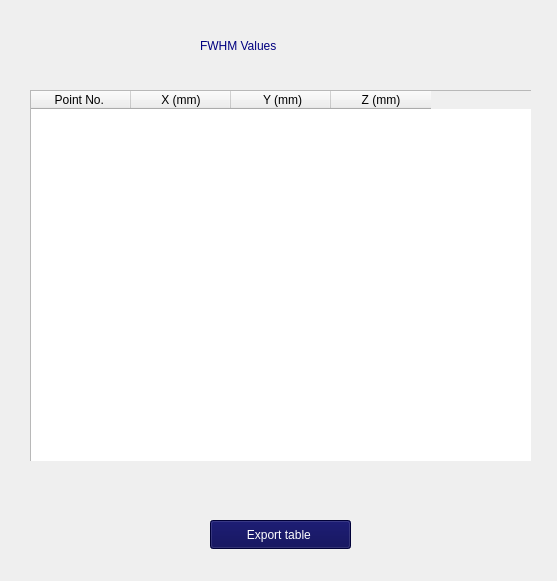
<?xml version="1.0" encoding="UTF-8"?>
<ui version="4.0">
 <class>Form</class>
 <widget class="QWidget" name="Form">
  <property name="geometry">
   <rect>
    <x>0</x>
    <y>0</y>
    <width>557</width>
    <height>581</height>
   </rect>
  </property>
  <property name="windowTitle">
   <string>Form</string>
  </property>
  <widget class="QLabel" name="F_title">
   <property name="geometry">
    <rect>
     <x>200</x>
     <y>30</y>
     <width>221</width>
     <height>31</height>
    </rect>
   </property>
   <property name="styleSheet">
    <string notr="true">color: rgb(0, 0, 127);
font: 900 9pt &quot;Segoe UI&quot;;
font: 14pt &quot;Segoe UI&quot;;</string>
   </property>
   <property name="text">
    <string>FWHM Values</string>
   </property>
  </widget>
  <widget class="QFrame" name="frame">
   <property name="geometry">
    <rect>
     <x>30</x>
     <y>90</y>
     <width>501</width>
     <height>371</height>
    </rect>
   </property>
   <property name="frameShape">
    <enum>QFrame::Shape::StyledPanel</enum>
   </property>
   <property name="frameShadow">
    <enum>QFrame::Shadow::Raised</enum>
   </property>
   <widget class="QTableWidget" name="tableWidget">
    <property name="geometry">
     <rect>
      <x>0</x>
      <y>0</y>
      <width>511</width>
      <height>401</height>
     </rect>
    </property>
    <column>
     <property name="text">
      <string>Point No. </string>
     </property>
    </column>
    <column>
     <property name="text">
      <string>X (mm)</string>
     </property>
    </column>
    <column>
     <property name="text">
      <string> Y (mm)</string>
     </property>
    </column>
    <column>
     <property name="text">
      <string>Z (mm)</string>
     </property>
    </column>
   </widget>
  </widget>
  <widget class="QPushButton" name="butexport">
   <property name="geometry">
    <rect>
     <x>210</x>
     <y>520</y>
     <width>141</width>
     <height>29</height>
    </rect>
   </property>
   <property name="styleSheet">
    <string notr="true">QPushButton {
    background-color: rgb(0, 0, 77);
    color: white;
}</string>
   </property>
   <property name="text">
    <string>Export table </string>
   </property>
  </widget>
 </widget>
 <resources/>
 <connections/>
</ui>
